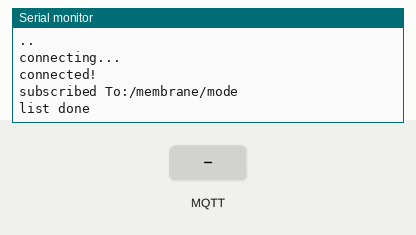
A sketch run on a simulated ESP8266 (NodeMCU). Shown: the last lines printed to the serial monitor. The inputs (shaded band) are chosen by the test bench. WiFi joins after 1.5 s; servers stay silent unless stated; no MQTT or app messages arrive unless stated.

Above: at 4.2 s.
4.3 s: MQTT message "on" arrives on the first subscribed topic
At 4.8 s:
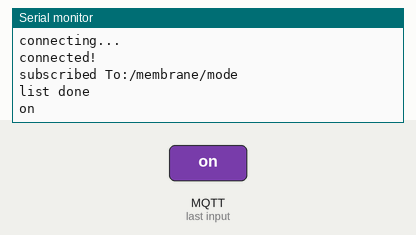
5.8 s: MQTT message "off" arrives on the first subscribed topic
At 6.1 s:
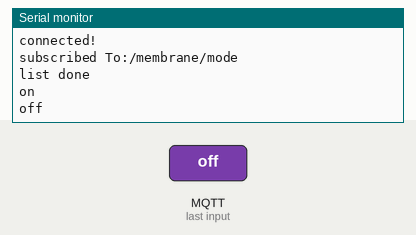

The sketch:

consolle_button_lolin_hardcoded.ino
```cpp
#include <ESP8266WiFi.h>
#include <MQTT.h>

const char ssid[] = "iot-net";
const char pass[] = "interactive";

WiFiClient net;
MQTTClient client;

unsigned long lastMillis = 0;
String message = "";
char delimitKV = ':';
char delimitEnd = '!';

String channelsToSubscribeTo[10] = {"/membrane/mode", "", "", "", "", "", "", "", "", "",};

void connect() {
  //Serial.print("checking wifi...");
  while (WiFi.status() != WL_CONNECTED) {
    Serial.print(".");
    delay(1000);
  }

  Serial.print("\nconnecting...");
  while (!client.connect("Deskmate Imitator2", "sharing", "caring")) {
    Serial.print(".");
    delay(1000);
  }

  Serial.println("\nconnected!");
  //client.subscribe("/hello");

  subscribeToTopics();
}


void setup() {
  Serial.begin(9600);

  WiFi.begin(ssid, pass);
  client.begin("192.168.1.23", net);
  client.onMessage(messageReceived);

  connect();
  delay(1000);
}

void loop() {
  client.loop();
  delay(10);

  if (!client.connected()) {
    connect();
  }
  parseCommandFromSerial();
}


void parseCommandFromSerial() {
  if (Serial.available() > 0) {
    String command = Serial.readStringUntil('\n');

    int separatorIndex = command.indexOf('-');

    String arg1 = command.substring(0, separatorIndex);
    String arg2 = command.substring(separatorIndex + 1, command.length());

      client.publish(arg1, arg2);
    }
  }


void messageReceived(String &topic, String &payload) {
//  Serial.print(topic);
//  Serial.print("-");
  Serial.print(payload);
  Serial.print("\n");
}


void subscribeToTopics() {
  for (int i = 0; i < 10; i++) {
    if (channelsToSubscribeTo[i] != "") {
      client.subscribe(channelsToSubscribeTo[i]);

      Serial.print("subscribed To:");
      Serial.print(channelsToSubscribeTo[i]);
      Serial.println();
    } else {
      Serial.println("list done");
      break;
    }
  }
}
```

Measured:
- after the input at 4.3 s, the serial monitor: prints a new line at once (image 1)
- after the input at 5.8 s, the serial monitor: prints a new line at once (image 2)
